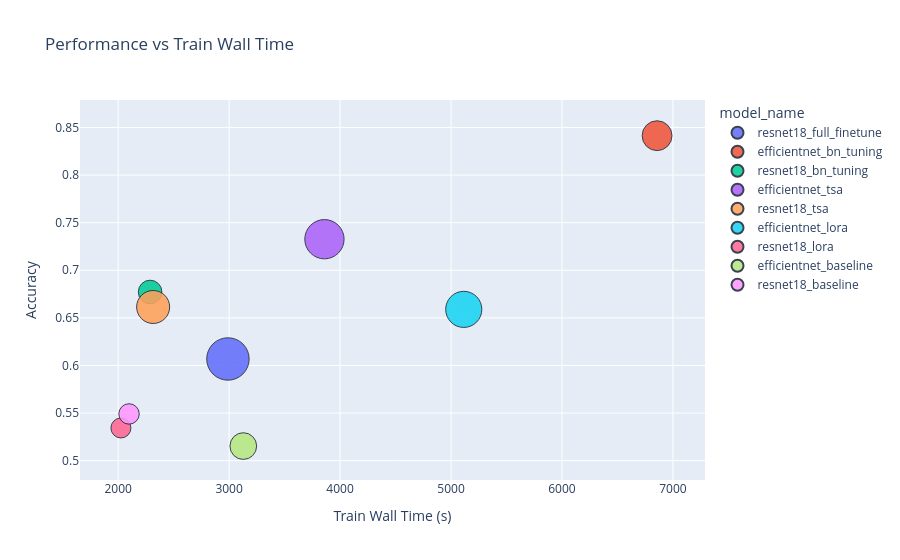
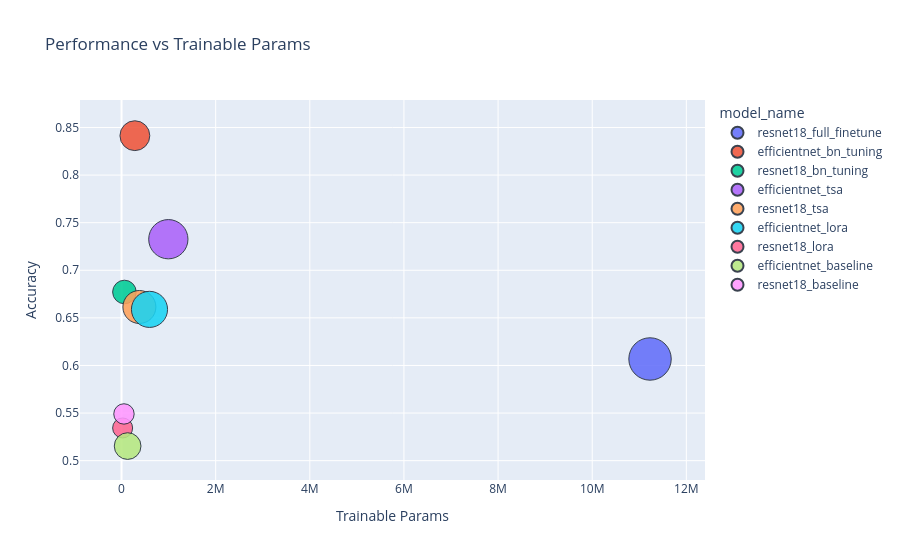
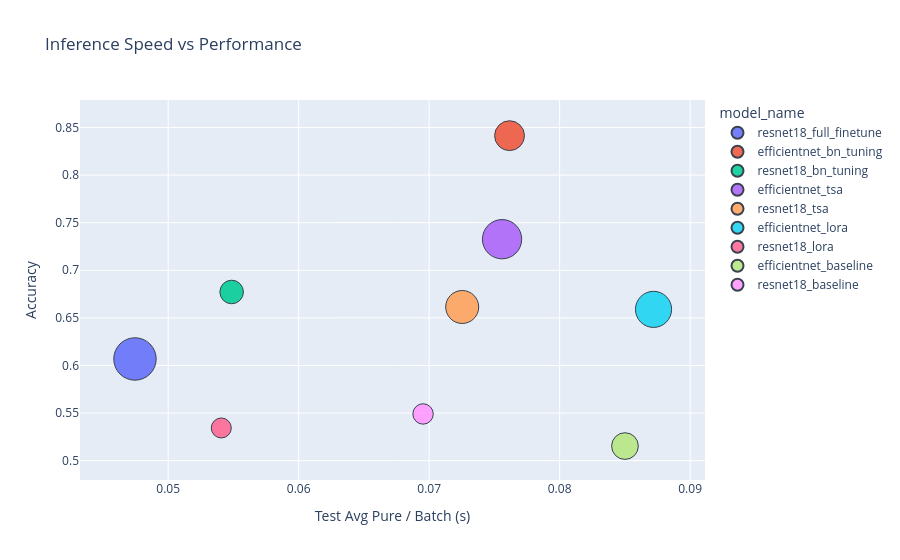

Here is the notebook cell these charts were saved with, in order:
### Markdown cell above
## Step 5) Visualization: performance-efficiency trade-offs (workflow)

### Code cell
training_log_paths = [p for p in latest_df["training_run_log"].dropna().tolist() if Path(str(p)).exists()]
_ = plot_efficiency_compare_interactive(training_log_paths)

### Figure 1 — Plotly figure (JSON) as saved in the notebook; plotly's stock layout.template omitted (floating-point values rounded to 4 significant figures)
{"data": [{"customdata": [[11228325, "C:\\Users\\18447\\DATA586Project\\checkpoints\\resnet18_full_finetune\\_run_logs\\20260407T124159Z_6e49d5f1.json"]], "hovertemplate": "model_name=resnet18_full_finetune<br>train_wall_time=%{x}<br>final_test_acc=%{y}<br>size_metric=%{marker.size}<br>trainable_params=%{customdata[0]}<br>log_path=%{customdata[1]}<extra></extra>", "legendgroup": "resnet18_full_finetune", "marker": {"color": "#636efa", "line": {"color": "#1f2937", "width": 1}, "opacity": 0.88, "size": [900], "sizemin": 10, "sizemode": "area", "sizeref": 1, "symbol": "circle"}, "mode": "markers", "name": "resnet18_full_finetune", "orientation": "v", "showlegend": true, "type": "scatter", "x": [2989.0], "xaxis": "x", "y": [0.6068], "yaxis": "y"}, {"customdata": [[283253, "C:\\Users\\18447\\DATA586Project\\checkpoints\\efficientnet_bn_tuning\\_run_logs\\20260407T102213Z_17b5cd93.json"]], "hovertemplate": "model_name=efficientnet_bn_tuning<br>train_wall_time=%{x}<br>final_test_acc=%{y}<br>size_metric=%{marker.size}<br>trainable_params=%{customdata[0]}<br>log_path=%{customdata[1]}<extra></extra>", "legendgroup": "efficientnet_bn_tuning", "marker": {"color": "#EF553B", "line": {"color": "#1f2937", "width": 1}, "opacity": 0.88, "size": [445.7], "sizemin": 10, "sizemode": "area", "sizeref": 1, "symbol": "circle"}, "mode": "markers", "name": "efficientnet_bn_tuning", "orientation": "v", "showlegend": true, "type": "scatter", "x": [6857.0], "xaxis": "x", "y": [0.8414], "yaxis": "y"}, {"customdata": [[61413, "C:\\Users\\18447\\DATA586Project\\checkpoints\\resnet18_bn_tuning\\_run_logs\\20260407T092120Z_3dd7bb99.json"]], "hovertemplate": "model_name=resnet18_bn_tuning<br>train_wall_time=%{x}<br>final_test_acc=%{y}<br>size_metric=%{marker.size}<br>trainable_params=%{customdata[0]}<br>log_path=%{customdata[1]}<extra></extra>", "legendgroup": "resnet18_bn_tuning", "marker": {"color": "#00cc96", "line": {"color": "#1f2937", "width": 1}, "opacity": 0.88, "size": [277.8], "sizemin": 10, "sizemode": "area", "sizeref": 1, "symbol": "circle"}, "mode": "markers", "name": "resnet18_bn_tuning", "orientation": "v", "showlegend": true, "type": "scatter", "x": [2288.0], "xaxis": "x", "y": [0.6772], "yaxis": "y"}, {"customdata": [[994149, "C:\\Users\\18447\\DATA586Project\\checkpoints\\efficientnet_tsa\\_run_logs\\20260407T074954Z_4fabcaca.json"]], "hovertemplate": "model_name=efficientnet_tsa<br>train_wall_time=%{x}<br>final_test_acc=%{y}<br>size_metric=%{marker.size}<br>trainable_params=%{customdata[0]}<br>log_path=%{customdata[1]}<extra></extra>", "legendgroup": "efficientnet_tsa", "marker": {"color": "#ab63fa", "line": {"color": "#1f2937", "width": 1}, "opacity": 0.88, "size": [771.6], "sizemin": 10, "sizemode": "area", "sizeref": 1, "symbol": "circle"}, "mode": "markers", "name": "efficientnet_tsa", "orientation": "v", "showlegend": true, "type": "scatter", "x": [3859.0], "xaxis": "x", "y": [0.7326], "yaxis": "y"}, {"customdata": [[379493, "C:\\Users\\18447\\DATA586Project\\checkpoints\\resnet18_tsa\\_run_logs\\20260407T041207Z_0747f9ce.json"]], "hovertemplate": "model_name=resnet18_tsa<br>train_wall_time=%{x}<br>final_test_acc=%{y}<br>size_metric=%{marker.size}<br>trainable_params=%{customdata[0]}<br>log_path=%{customdata[1]}<extra></extra>", "legendgroup": "resnet18_tsa", "marker": {"color": "#FFA15A", "line": {"color": "#1f2937", "width": 1}, "opacity": 0.88, "size": [544.4], "sizemin": 10, "sizemode": "area", "sizeref": 1, "symbol": "circle"}, "mode": "markers", "name": "resnet18_tsa", "orientation": "v", "showlegend": true, "type": "scatter", "x": [2315.0], "xaxis": "x", "y": [0.6614], "yaxis": "y"}, {"customdata": [[594152, "C:\\Users\\18447\\DATA586Project\\checkpoints\\efficientnet_lora\\_run_logs\\20260407T021634Z_a7b83872.json"]], "hovertemplate": "model_name=efficientnet_lora<br>train_wall_time=%{x}<br>final_test_acc=%{y}<br>size_metric=%{marker.size}<br>trainable_params=%{customdata[0]}<br>log_path=%{customdata[1]}<extra></extra>", "legendgroup": "efficientnet_lora", "marker": {"color": "#19d3f3", "line": {"color": "#1f2937", "width": 1}, "opacity": 0.88, "size": [653.1], "sizemin": 10, "sizemode": "area", "sizeref": 1, "symbol": "circle"}, "mode": "markers", "name": "efficientnet_lora", "orientation": "v", "showlegend": true, "type": "scatter", "x": [5115.0], "xaxis": "x", "y": [0.6589], "yaxis": "y"}, {"customdata": [[23336, "C:\\Users\\18447\\DATA586Project\\checkpoints\\resnet18_lora\\_run_logs\\20260407T011707Z_58828ac5.json"]], "hovertemplate": "model_name=resnet18_lora<br>train_wall_time=%{x}<br>final_test_acc=%{y}<br>size_metric=%{marker.size}<br>trainable_params=%{customdata[0]}<br>log_path=%{customdata[1]}<extra></extra>", "legendgroup": "resnet18_lora", "marker": {"color": "#FF6692", "line": {"color": "#1f2937", "width": 1}, "opacity": 0.88, "size": [149.4], "sizemin": 10, "sizemode": "area", "sizeref": 1, "symbol": "circle"}, "mode": "markers", "name": "resnet18_lora", "orientation": "v", "showlegend": true, "type": "scatter", "x": [2025.0], "xaxis": "x", "y": [0.5343], "yaxis": "y"}, {"customdata": [[129381, "C:\\Users\\18447\\DATA586Project\\checkpoints\\efficientnet_baseline\\_run_logs\\20260406T235539Z_29f3052c.json"]], "hovertemplate": "model_name=efficientnet_baseline<br>train_wall_time=%{x}<br>final_test_acc=%{y}<br>size_metric=%{marker.size}<br>trainable_params=%{customdata[0]}<br>log_path=%{customdata[1]}<extra></extra>", "legendgroup": "efficientnet_baseline", "marker": {"color": "#B6E880", "line": {"color": "#1f2937", "width": 1}, "opacity": 0.88, "size": [356.8], "sizemin": 10, "sizemode": "area", "sizeref": 1, "symbol": "circle"}, "mode": "markers", "name": "efficientnet_baseline", "orientation": "v", "showlegend": true, "type": "scatter", "x": [3128.0], "xaxis": "x", "y": [0.5153], "yaxis": "y"}, {"customdata": [[51813, "C:\\Users\\18447\\DATA586Project\\checkpoints\\resnet18_baseline\\_run_logs\\20260406T225516Z_79cadc9a.json"]], "hovertemplate": "model_name=resnet18_baseline<br>train_wall_time=%{x}<br>final_test_acc=%{y}<br>size_metric=%{marker.size}<br>trainable_params=%{customdata[0]}<br>log_path=%{customdata[1]}<extra></extra>", "legendgroup": "resnet18_baseline", "marker": {"color": "#FF97FF", "line": {"color": "#1f2937", "width": 1}, "opacity": 0.88, "size": [208.6], "sizemin": 10, "sizemode": "area", "sizeref": 1, "symbol": "circle"}, "mode": "markers", "name": "resnet18_baseline", "orientation": "v", "showlegend": true, "type": "scatter", "x": [2098.0], "xaxis": "x", "y": [0.5491], "yaxis": "y"}], "layout": {"legend": {"itemsizing": "constant", "title": {"text": "model_name"}, "tracegroupgap": 0}, "title": {"text": "Performance vs Train Wall Time"}, "xaxis": {"anchor": "y", "domain": [0, 1], "title": {"text": "Train Wall Time (s)"}}, "yaxis": {"anchor": "x", "domain": [0, 1], "title": {"text": "Accuracy"}}}}

### Figure 2 — Plotly figure (JSON) as saved in the notebook; plotly's stock layout.template omitted (floating-point values rounded to 4 significant figures)
{"data": [{"customdata": [["C:\\Users\\18447\\DATA586Project\\checkpoints\\resnet18_full_finetune\\_run_logs\\20260407T124159Z_6e49d5f1.json"]], "hovertemplate": "model_name=resnet18_full_finetune<br>trainable_params=%{x}<br>final_test_acc=%{y}<br>size_metric=%{marker.size}<br>log_path=%{customdata[0]}<extra></extra>", "legendgroup": "resnet18_full_finetune", "marker": {"color": "#636efa", "line": {"color": "#1f2937", "width": 1}, "opacity": 0.88, "size": [900], "sizemin": 10, "sizemode": "area", "sizeref": 1, "symbol": "circle"}, "mode": "markers", "name": "resnet18_full_finetune", "orientation": "v", "showlegend": true, "type": "scatter", "x": [11228325], "xaxis": "x", "y": [0.6068], "yaxis": "y"}, {"customdata": [["C:\\Users\\18447\\DATA586Project\\checkpoints\\efficientnet_bn_tuning\\_run_logs\\20260407T102213Z_17b5cd93.json"]], "hovertemplate": "model_name=efficientnet_bn_tuning<br>trainable_params=%{x}<br>final_test_acc=%{y}<br>size_metric=%{marker.size}<br>log_path=%{customdata[0]}<extra></extra>", "legendgroup": "efficientnet_bn_tuning", "marker": {"color": "#EF553B", "line": {"color": "#1f2937", "width": 1}, "opacity": 0.88, "size": [445.7], "sizemin": 10, "sizemode": "area", "sizeref": 1, "symbol": "circle"}, "mode": "markers", "name": "efficientnet_bn_tuning", "orientation": "v", "showlegend": true, "type": "scatter", "x": [283253], "xaxis": "x", "y": [0.8414], "yaxis": "y"}, {"customdata": [["C:\\Users\\18447\\DATA586Project\\checkpoints\\resnet18_bn_tuning\\_run_logs\\20260407T092120Z_3dd7bb99.json"]], "hovertemplate": "model_name=resnet18_bn_tuning<br>trainable_params=%{x}<br>final_test_acc=%{y}<br>size_metric=%{marker.size}<br>log_path=%{customdata[0]}<extra></extra>", "legendgroup": "resnet18_bn_tuning", "marker": {"color": "#00cc96", "line": {"color": "#1f2937", "width": 1}, "opacity": 0.88, "size": [277.8], "sizemin": 10, "sizemode": "area", "sizeref": 1, "symbol": "circle"}, "mode": "markers", "name": "resnet18_bn_tuning", "orientation": "v", "showlegend": true, "type": "scatter", "x": [61413], "xaxis": "x", "y": [0.6772], "yaxis": "y"}, {"customdata": [["C:\\Users\\18447\\DATA586Project\\checkpoints\\efficientnet_tsa\\_run_logs\\20260407T074954Z_4fabcaca.json"]], "hovertemplate": "model_name=efficientnet_tsa<br>trainable_params=%{x}<br>final_test_acc=%{y}<br>size_metric=%{marker.size}<br>log_path=%{customdata[0]}<extra></extra>", "legendgroup": "efficientnet_tsa", "marker": {"color": "#ab63fa", "line": {"color": "#1f2937", "width": 1}, "opacity": 0.88, "size": [771.6], "sizemin": 10, "sizemode": "area", "sizeref": 1, "symbol": "circle"}, "mode": "markers", "name": "efficientnet_tsa", "orientation": "v", "showlegend": true, "type": "scatter", "x": [994149], "xaxis": "x", "y": [0.7326], "yaxis": "y"}, {"customdata": [["C:\\Users\\18447\\DATA586Project\\checkpoints\\resnet18_tsa\\_run_logs\\20260407T041207Z_0747f9ce.json"]], "hovertemplate": "model_name=resnet18_tsa<br>trainable_params=%{x}<br>final_test_acc=%{y}<br>size_metric=%{marker.size}<br>log_path=%{customdata[0]}<extra></extra>", "legendgroup": "resnet18_tsa", "marker": {"color": "#FFA15A", "line": {"color": "#1f2937", "width": 1}, "opacity": 0.88, "size": [544.4], "sizemin": 10, "sizemode": "area", "sizeref": 1, "symbol": "circle"}, "mode": "markers", "name": "resnet18_tsa", "orientation": "v", "showlegend": true, "type": "scatter", "x": [379493], "xaxis": "x", "y": [0.6614], "yaxis": "y"}, {"customdata": [["C:\\Users\\18447\\DATA586Project\\checkpoints\\efficientnet_lora\\_run_logs\\20260407T021634Z_a7b83872.json"]], "hovertemplate": "model_name=efficientnet_lora<br>trainable_params=%{x}<br>final_test_acc=%{y}<br>size_metric=%{marker.size}<br>log_path=%{customdata[0]}<extra></extra>", "legendgroup": "efficientnet_lora", "marker": {"color": "#19d3f3", "line": {"color": "#1f2937", "width": 1}, "opacity": 0.88, "size": [653.1], "sizemin": 10, "sizemode": "area", "sizeref": 1, "symbol": "circle"}, "mode": "markers", "name": "efficientnet_lora", "orientation": "v", "showlegend": true, "type": "scatter", "x": [594152], "xaxis": "x", "y": [0.6589], "yaxis": "y"}, {"customdata": [["C:\\Users\\18447\\DATA586Project\\checkpoints\\resnet18_lora\\_run_logs\\20260407T011707Z_58828ac5.json"]], "hovertemplate": "model_name=resnet18_lora<br>trainable_params=%{x}<br>final_test_acc=%{y}<br>size_metric=%{marker.size}<br>log_path=%{customdata[0]}<extra></extra>", "legendgroup": "resnet18_lora", "marker": {"color": "#FF6692", "line": {"color": "#1f2937", "width": 1}, "opacity": 0.88, "size": [149.4], "sizemin": 10, "sizemode": "area", "sizeref": 1, "symbol": "circle"}, "mode": "markers", "name": "resnet18_lora", "orientation": "v", "showlegend": true, "type": "scatter", "x": [23336], "xaxis": "x", "y": [0.5343], "yaxis": "y"}, {"customdata": [["C:\\Users\\18447\\DATA586Project\\checkpoints\\efficientnet_baseline\\_run_logs\\20260406T235539Z_29f3052c.json"]], "hovertemplate": "model_name=efficientnet_baseline<br>trainable_params=%{x}<br>final_test_acc=%{y}<br>size_metric=%{marker.size}<br>log_path=%{customdata[0]}<extra></extra>", "legendgroup": "efficientnet_baseline", "marker": {"color": "#B6E880", "line": {"color": "#1f2937", "width": 1}, "opacity": 0.88, "size": [356.8], "sizemin": 10, "sizemode": "area", "sizeref": 1, "symbol": "circle"}, "mode": "markers", "name": "efficientnet_baseline", "orientation": "v", "showlegend": true, "type": "scatter", "x": [129381], "xaxis": "x", "y": [0.5153], "yaxis": "y"}, {"customdata": [["C:\\Users\\18447\\DATA586Project\\checkpoints\\resnet18_baseline\\_run_logs\\20260406T225516Z_79cadc9a.json"]], "hovertemplate": "model_name=resnet18_baseline<br>trainable_params=%{x}<br>final_test_acc=%{y}<br>size_metric=%{marker.size}<br>log_path=%{customdata[0]}<extra></extra>", "legendgroup": "resnet18_baseline", "marker": {"color": "#FF97FF", "line": {"color": "#1f2937", "width": 1}, "opacity": 0.88, "size": [208.6], "sizemin": 10, "sizemode": "area", "sizeref": 1, "symbol": "circle"}, "mode": "markers", "name": "resnet18_baseline", "orientation": "v", "showlegend": true, "type": "scatter", "x": [51813], "xaxis": "x", "y": [0.5491], "yaxis": "y"}], "layout": {"legend": {"itemsizing": "constant", "title": {"text": "model_name"}, "tracegroupgap": 0}, "title": {"text": "Performance vs Trainable Params"}, "xaxis": {"anchor": "y", "domain": [0, 1], "title": {"text": "Trainable Params"}}, "yaxis": {"anchor": "x", "domain": [0, 1], "title": {"text": "Accuracy"}}}}

### Figure 3 — Plotly figure (JSON) as saved in the notebook; plotly's stock layout.template omitted (floating-point values rounded to 4 significant figures)
{"data": [{"customdata": [[11228325, "C:\\Users\\18447\\DATA586Project\\checkpoints\\resnet18_full_finetune\\_run_logs\\20260407T124159Z_6e49d5f1.json"]], "hovertemplate": "model_name=resnet18_full_finetune<br>test_avg_pure_per_batch=%{x}<br>final_test_acc=%{y}<br>size_metric=%{marker.size}<br>trainable_params=%{customdata[0]}<br>log_path=%{customdata[1]}<extra></extra>", "legendgroup": "resnet18_full_finetune", "marker": {"color": "#636efa", "line": {"color": "#1f2937", "width": 1}, "opacity": 0.88, "size": [900], "sizemin": 10, "sizemode": "area", "sizeref": 1, "symbol": "circle"}, "mode": "markers", "name": "resnet18_full_finetune", "orientation": "v", "showlegend": true, "type": "scatter", "x": [0.04745], "xaxis": "x", "y": [0.6068], "yaxis": "y"}, {"customdata": [[283253, "C:\\Users\\18447\\DATA586Project\\checkpoints\\efficientnet_bn_tuning\\_run_logs\\20260407T102213Z_17b5cd93.json"]], "hovertemplate": "model_name=efficientnet_bn_tuning<br>test_avg_pure_per_batch=%{x}<br>final_test_acc=%{y}<br>size_metric=%{marker.size}<br>trainable_params=%{customdata[0]}<br>log_path=%{customdata[1]}<extra></extra>", "legendgroup": "efficientnet_bn_tuning", "marker": {"color": "#EF553B", "line": {"color": "#1f2937", "width": 1}, "opacity": 0.88, "size": [445.7], "sizemin": 10, "sizemode": "area", "sizeref": 1, "symbol": "circle"}, "mode": "markers", "name": "efficientnet_bn_tuning", "orientation": "v", "showlegend": true, "type": "scatter", "x": [0.07616], "xaxis": "x", "y": [0.8414], "yaxis": "y"}, {"customdata": [[61413, "C:\\Users\\18447\\DATA586Project\\checkpoints\\resnet18_bn_tuning\\_run_logs\\20260407T092120Z_3dd7bb99.json"]], "hovertemplate": "model_name=resnet18_bn_tuning<br>test_avg_pure_per_batch=%{x}<br>final_test_acc=%{y}<br>size_metric=%{marker.size}<br>trainable_params=%{customdata[0]}<br>log_path=%{customdata[1]}<extra></extra>", "legendgroup": "resnet18_bn_tuning", "marker": {"color": "#00cc96", "line": {"color": "#1f2937", "width": 1}, "opacity": 0.88, "size": [277.8], "sizemin": 10, "sizemode": "area", "sizeref": 1, "symbol": "circle"}, "mode": "markers", "name": "resnet18_bn_tuning", "orientation": "v", "showlegend": true, "type": "scatter", "x": [0.05486], "xaxis": "x", "y": [0.6772], "yaxis": "y"}, {"customdata": [[994149, "C:\\Users\\18447\\DATA586Project\\checkpoints\\efficientnet_tsa\\_run_logs\\20260407T074954Z_4fabcaca.json"]], "hovertemplate": "model_name=efficientnet_tsa<br>test_avg_pure_per_batch=%{x}<br>final_test_acc=%{y}<br>size_metric=%{marker.size}<br>trainable_params=%{customdata[0]}<br>log_path=%{customdata[1]}<extra></extra>", "legendgroup": "efficientnet_tsa", "marker": {"color": "#ab63fa", "line": {"color": "#1f2937", "width": 1}, "opacity": 0.88, "size": [771.6], "sizemin": 10, "sizemode": "area", "sizeref": 1, "symbol": "circle"}, "mode": "markers", "name": "efficientnet_tsa", "orientation": "v", "showlegend": true, "type": "scatter", "x": [0.07559], "xaxis": "x", "y": [0.7326], "yaxis": "y"}, {"customdata": [[379493, "C:\\Users\\18447\\DATA586Project\\checkpoints\\resnet18_tsa\\_run_logs\\20260407T041207Z_0747f9ce.json"]], "hovertemplate": "model_name=resnet18_tsa<br>test_avg_pure_per_batch=%{x}<br>final_test_acc=%{y}<br>size_metric=%{marker.size}<br>trainable_params=%{customdata[0]}<br>log_path=%{customdata[1]}<extra></extra>", "legendgroup": "resnet18_tsa", "marker": {"color": "#FFA15A", "line": {"color": "#1f2937", "width": 1}, "opacity": 0.88, "size": [544.4], "sizemin": 10, "sizemode": "area", "sizeref": 1, "symbol": "circle"}, "mode": "markers", "name": "resnet18_tsa", "orientation": "v", "showlegend": true, "type": "scatter", "x": [0.07253], "xaxis": "x", "y": [0.6614], "yaxis": "y"}, {"customdata": [[594152, "C:\\Users\\18447\\DATA586Project\\checkpoints\\efficientnet_lora\\_run_logs\\20260407T021634Z_a7b83872.json"]], "hovertemplate": "model_name=efficientnet_lora<br>test_avg_pure_per_batch=%{x}<br>final_test_acc=%{y}<br>size_metric=%{marker.size}<br>trainable_params=%{customdata[0]}<br>log_path=%{customdata[1]}<extra></extra>", "legendgroup": "efficientnet_lora", "marker": {"color": "#19d3f3", "line": {"color": "#1f2937", "width": 1}, "opacity": 0.88, "size": [653.1], "sizemin": 10, "sizemode": "area", "sizeref": 1, "symbol": "circle"}, "mode": "markers", "name": "efficientnet_lora", "orientation": "v", "showlegend": true, "type": "scatter", "x": [0.0872], "xaxis": "x", "y": [0.6589], "yaxis": "y"}, {"customdata": [[23336, "C:\\Users\\18447\\DATA586Project\\checkpoints\\resnet18_lora\\_run_logs\\20260407T011707Z_58828ac5.json"]], "hovertemplate": "model_name=resnet18_lora<br>test_avg_pure_per_batch=%{x}<br>final_test_acc=%{y}<br>size_metric=%{marker.size}<br>trainable_params=%{customdata[0]}<br>log_path=%{customdata[1]}<extra></extra>", "legendgroup": "resnet18_lora", "marker": {"color": "#FF6692", "line": {"color": "#1f2937", "width": 1}, "opacity": 0.88, "size": [149.4], "sizemin": 10, "sizemode": "area", "sizeref": 1, "symbol": "circle"}, "mode": "markers", "name": "resnet18_lora", "orientation": "v", "showlegend": true, "type": "scatter", "x": [0.05407], "xaxis": "x", "y": [0.5343], "yaxis": "y"}, {"customdata": [[129381, "C:\\Users\\18447\\DATA586Project\\checkpoints\\efficientnet_baseline\\_run_logs\\20260406T235539Z_29f3052c.json"]], "hovertemplate": "model_name=efficientnet_baseline<br>test_avg_pure_per_batch=%{x}<br>final_test_acc=%{y}<br>size_metric=%{marker.size}<br>trainable_params=%{customdata[0]}<br>log_path=%{customdata[1]}<extra></extra>", "legendgroup": "efficientnet_baseline", "marker": {"color": "#B6E880", "line": {"color": "#1f2937", "width": 1}, "opacity": 0.88, "size": [356.8], "sizemin": 10, "sizemode": "area", "sizeref": 1, "symbol": "circle"}, "mode": "markers", "name": "efficientnet_baseline", "orientation": "v", "showlegend": true, "type": "scatter", "x": [0.08501], "xaxis": "x", "y": [0.5153], "yaxis": "y"}, {"customdata": [[51813, "C:\\Users\\18447\\DATA586Project\\checkpoints\\resnet18_baseline\\_run_logs\\20260406T225516Z_79cadc9a.json"]], "hovertemplate": "model_name=resnet18_baseline<br>test_avg_pure_per_batch=%{x}<br>final_test_acc=%{y}<br>size_metric=%{marker.size}<br>trainable_params=%{customdata[0]}<br>log_path=%{customdata[1]}<extra></extra>", "legendgroup": "resnet18_baseline", "marker": {"color": "#FF97FF", "line": {"color": "#1f2937", "width": 1}, "opacity": 0.88, "size": [208.6], "sizemin": 10, "sizemode": "area", "sizeref": 1, "symbol": "circle"}, "mode": "markers", "name": "resnet18_baseline", "orientation": "v", "showlegend": true, "type": "scatter", "x": [0.06953], "xaxis": "x", "y": [0.5491], "yaxis": "y"}], "layout": {"legend": {"itemsizing": "constant", "title": {"text": "model_name"}, "tracegroupgap": 0}, "title": {"text": "Inference Speed vs Performance"}, "xaxis": {"anchor": "y", "domain": [0, 1], "title": {"text": "Test Avg Pure / Batch (s)"}}, "yaxis": {"anchor": "x", "domain": [0, 1], "title": {"text": "Accuracy"}}}}
